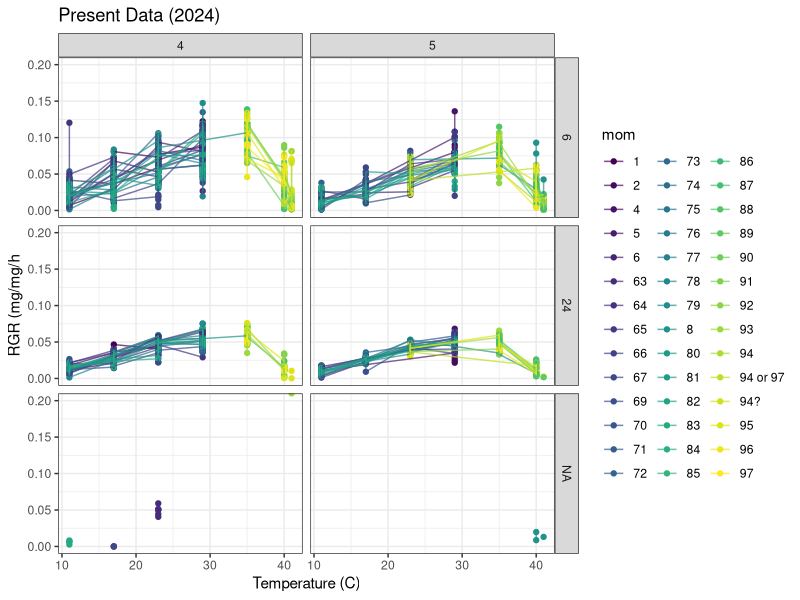

Source code (R): (Note: this script raises an error after producing the figure.)
# Taylor M. Hatcher 
# This script visualizes the constant TPC data from Joel Kingsolver in 1999 and recent constant TPC data 
#
# Load required libraries 
library(ggplot2)
library(data.table)
library(dplyr)
library(patchwork)
library(reshape2)
library(viridis)
library(tidyverse)
library(lubridate)

# set working directory to github repository
setwd("~/Desktop/Repos/WARP2024/Data")

tpcvis <- read.csv("PastPresentFilteredConstantTpc2024.csv")

# Filter out current data set
tpcvis_current <- tpcvis %>%
  filter(time.per == "current")

# Plot rgrlog growth rate for 2024 constant tpc data set
current_plot_log <- ggplot(tpcvis_current, aes( x = temp, y = rgrlog, color = mom)) +
  geom_point() +
  geom_line(aes(group = mom), alpha = 0.7) +
  facet_grid(durbin ~ instar) +
  theme_bw() +
  xlab("Temperature (C)") +
  ylab("RGR (mg/mg/h") +
  ggtitle("Present Data (2024)") +
  ylim(0, 0.20) +
  scale_color_viridis(discrete = TRUE)
  print(current_plot)
  
# Plot rgrarith growth rate for 2024 constant tpc data set
current_plot_arith <- ggplot(tpcvis_current, aes( x = temp, y = rgrarith, color = mom)) +
  geom_point() +
  geom_line(aes(group = mom), alpha = 0.7) +
  facet_grid(durbin ~ instar) +
  theme_bw() +
  xlab("Temperature (C)") +
  ylab("Arith. Growth Rate") +
  ggtitle("TPC Constant Present Data (2024)") +
  ylim(0, 12.00) +
  scale_color_viridis(discrete = TRUE) 
  print(current_plot_arith)
  
# Filter out past/historic data set
  tpcvis_past <- tpcvis %>%
    filter(time.per == "past")
  
# Plot rgrlog growth rate for 1999 constant tpc data set
    historic_plot_log <- ggplot(tpcvis_past, aes( x = temp, y = rgrlog, color = mom)) +
    geom_point() +
    geom_line(aes(group = mom), alpha = 0.7) +
    facet_grid(durbin ~ instar) +
    theme_bw() +
    xlab("Temperature (°C)") +
    ylab("RGR (mg/mg/h") +
    ggtitle("Log Scale Historic Data (1999)") +
    ylim(0, 0.20) +
    scale_color_viridis(discrete = TRUE)
  print(historic_plot_log)

# Plot rgrarith growth rate for 1999 constant tpc data set 
  historic_plot_arith <- ggplot(tpcvis_past, aes( x = temp, y = rgrarith, color = mom)) +
    geom_point() +
    geom_line(aes(group = mom), alpha = 0.7) +
    facet_grid(durbin ~ instar) +
    theme_bw() +
    xlab("Temperature (°C)") +
    ylab("Arith RGR (mg/mg/h)") +
    ggtitle("Arith Scale Historic Data (1999)") +
    ylim(0, 12.00) +
    scale_color_viridis(discrete = TRUE)
    print(historic_plot_arith)
  
   
sum(is.na(tpcvis$mom))
sum(is.na(tpcvis$temp))
 sum(is.na(tpcvis$rgrlog))
sum(is.na(tpcvis$rgrarith))
 sum(is.na(tpcvis$durbin))
sum(is.na(tpcvis$instar))  
   